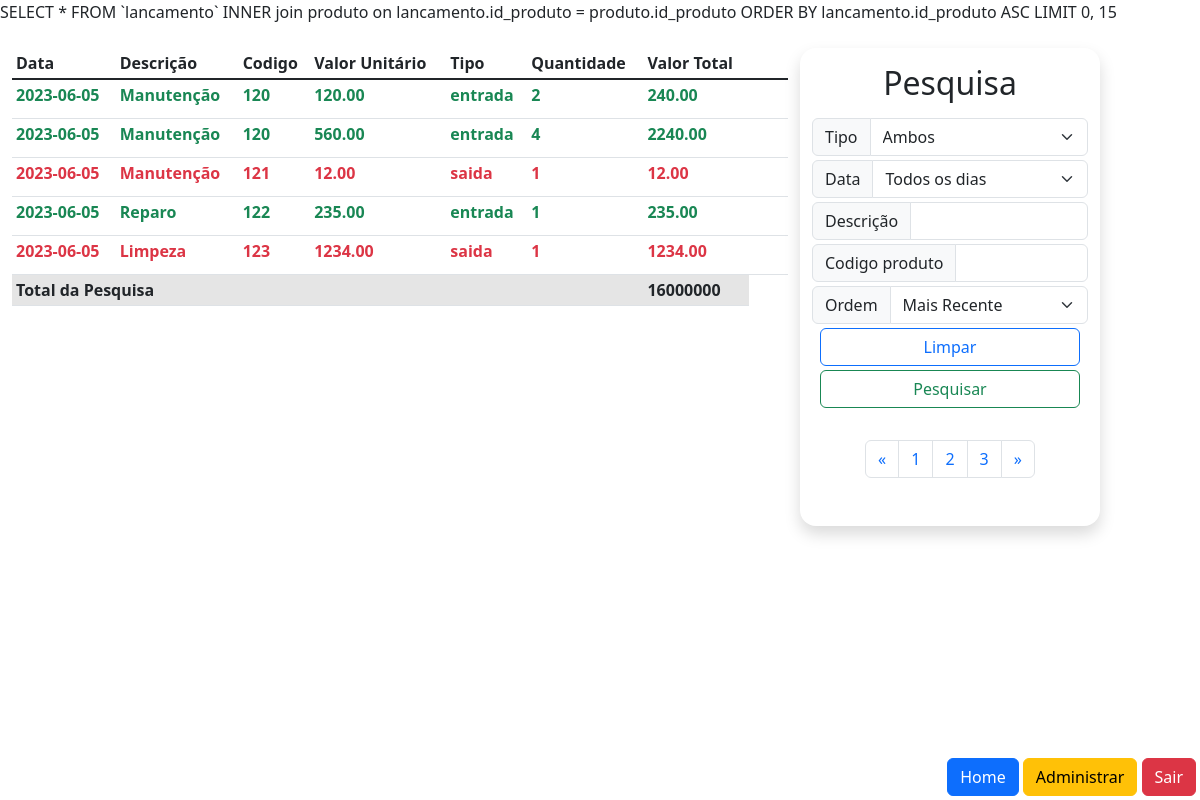
Screenshot of /contabilidade.php (signed in) with the database file from the repository.
### tables this page shows
CREATE TABLE `lancamento` (
  `id_lancamento` int(11) NOT NULL,
  `id_produto` int(11) NOT NULL,
  `id_usuario` int(11) NOT NULL,
  `quantidade` int(11) NOT NULL,
  `VT` double NOT NULL,
  `dia` datetime(6) NOT NULL
);

CREATE TABLE `produto` (
  `id_produto` int(11) NOT NULL,
  `descricao` varchar(255) NOT NULL,
  `tipo` varchar(20) DEFAULT NULL
);

### class/Conect.php (called while the page is built, shortened)
<?php
class Conexao {
    private $host = "localhost";
    private $usuario = "root";
    private $senha = "";
    private $banco = "livro-Caixa";
    public function conectar() {
        $this->conexao = new mysqli($this->host, $this->usuario, $this->senha, $this->banco);
    }
}
?>

### Controller/ContabilidadeController.php (called while the page is built, shortened)
<?php
class Pesquisa extends Lancamento{
     public function busca($tipo,$data,$descricao,$id_produto,$ordem,$pag)
     {
          if (!empty($tipo) || !empty($data) || !empty($descricao) || !empty($id) || !empty($id_produto) ) {
               $Stringbusca = "SELECT * FROM `lancamento` INNER join produto on lancamento.id_produto = produto.id_produto WHERE ";
          }else{
               $Stringbusca = "SELECT * FROM `lancamento` INNER join produto on lancamento.id_produto = produto.id_produto ";
          }
          switch($ordem){
               case 'ASC':
                    $Stringbusca .= " ORDER BY lancamento.id_produto ASC ";
                    break;
          }
          $Stringbusca .= "LIMIT ".($pag*15-15).", ".$pag*15;
          $consulta = $this->conexao->prepare($Stringbusca);
          $consulta->execute();
          $rows[0] = null;
           $resultado = $consulta->get_result();
           for ($i=0; $row = $resultado->fetch_assoc() ; $i++) {
            $rows[$i] = $row;
             }
          return $rows;
     }
}
?>

### contabilidade.php (the view, shortened to what this page needs)
<?php
include_once 'Controller/ContabilidadeController.php';
$p = new Pesquisa;
$pesquisa = $p->busca($_SESSION['pes_tipo'], $_SESSION['pes_data'], $_SESSION['pes_descricao'], $_SESSION['pes_id_produto'], $_SESSION['pes_ordem'], $_SESSION['pes_pag']);;
?>
<!DOCTYPE html>
<html lang="en">
<head>
	<link rel="stylesheet" type="text/css" href="css/bootstrap.min.css">
</head>
<body >
     <div class="container-fluid ">
          <div class="row">
          <div class="col-8">
               <div class="table-responsive">
				<table class="table w-100 p-3 my-4 table-sm table-hover"">
					<thead>
					<tr>
						<th>Data</th>
						<th>Descrição</th>
						<th>Codigo</th>
						<th>Valor Unitário</th>
						<th>Tipo</th>
						<th>Quantidade</th>
						<th>Valor Total</th>
					</tr>
					</thead>
					<tbody class="table-group-divider">
						<?php
							for ($i=0; isset($pesquisa[$i]) ; $i++) {
								switch($pesquisa[$i]['tipo']){
									case 'entrada':
										$cor = ' class="text-success">';
										break;
									case 'saida':
										$cor = ' class="text-danger">';
										break;
								}
							echo
							'<tr'.$cor.
							'<th>'.substr($pesquisa[$i]['dia'], 0, -15).'</th>
							<th>'.$pesquisa[$i]['descricao'].'</th>
							<th>'.$pesquisa[$i]['id_produto'].'</th>
							<th>'.number_format((float)($pesquisa[$i]['VT']/$pesquisa[$i]['quantidade']), 2, '.', '').'</th>
							<th>'.$pesquisa[$i]['tipo'].'</th>
							<th>'.$pesquisa[$i]['quantidade'].'</th>
							<th>'.number_format((float)$pesquisa[$i]['VT'], 2, '.', '').'</th>
							<th><form action="#"><input type="hidden" name="id_lancamento" value=""><button type="submit" class="btn"><i class="bi bi-trash-fill text-danger"></i></button></form></th>
							</tr>'
								;
							}
						?>
					</tbody>
					<tfoot>
						<tr class="text-start table-active">
							<th colspan="6">
								Total da Pesquisa
							</th>
							<th>16000000</th>
						</tr>
					</tfoot>
				</table>
			</div>
          </div>
          <div class="col-4 shadow border-1 my-4  w-25 rounded-4">
               <div class="my-3">
                    <form action="./contabilidade.php" method="POST">
				 <div class="text-center mb-3"> <span class="h2 tw-bold">Pesquisa</span></div>
					<div class="input-group mb-1">
						<span class="input-group-text">Tipo</span>
						<select name="p_tipo" id="" class="form-select">
							<option value="" selected>Ambos</option>
						</select>
					</div>
					<div class="input-group mb-1">
                              <span class="input-group-text">Data</span>
						<select name="p_data" id="" class="form-select">
							<option value="" selected>Todos os dias</option>
						</select>
					</div>
					<div class="input-group mb-1">
						<span class="input-group-text">Descrição</span>
						<input type="text" name="p_descricao" id="" class="form-control">
					</div>
					<div class="input-group mb-1">
						<span class="input-group-text">Codigo produto</span>
						<input type="text" name="p_codigo" id="" class="form-control">
					</div>
					<div class="input-group mb-1">
						<span class="input-group-text">Ordem</span>
						<select name="p_ordem" id="" class="form-select">
							<option value="ASC" selected>Mais Recente</option>
						</select>
					</div>
					<div class="row mx-2">
						<a href="#" class="btn btn-outline-primary mb-1">Limpar</a>
						<button type="submit" class="btn btn-outline-success ">Pesquisar</button>
					</div>
                    </form>
				<div class="row ">
					<div class="col-12  my-3">
						<nav aria-label="Page navigation ">
							<ul class="pagination justify-content-center">
							  <li class="page-item">
							    <a class="page-link" href="#" aria-label="Previous">
								 <span aria-hidden="true">&laquo;</span>
							    </a>
							  </li>
							  <li class="page-item"><a class="page-link" href="#">1</a></li>
							  <li class="page-item"><a class="page-link" href="#">2</a></li>
							  <li class="page-item"><a class="page-link" href="#">3</a></li>
							  <li class="page-item">
							    <a class="page-link" href="#" aria-label="Next">
								 <span aria-hidden="true">&raquo;</span>
							    </a>
							  </li>
							</ul>
						</nav>
					</div>
				</div>
			</div>
          </div>
          </div>
		<div class="row position-fixed fixed-bottom p-1" >
			<div class="col-12 text-end" >
				<a href="index.php" class="btn btn-primary">Home</a>
				<a href="adm.php" class="btn btn-warning">Administrar</a>
				<a href="#" class="btn btn-danger">Sair</a>
			</div>
		</div>
     </div>
</body>
</html>

### rows the page displays
lancamento: dia "2023-06-05", id_produto.descricao "Manutenção", id_produto.id_produto "120", $pesquisa[$i]['VT']/$pesquisa[$i]['quantidade'] "120.00", id_produto.tipo "entrada", quantidade "2", VT "240.00"
lancamento: dia "2023-06-05", id_produto.descricao "Manutenção", id_produto.id_produto "120", $pesquisa[$i]['VT']/$pesquisa[$i]['quantidade'] "560.00", id_produto.tipo "entrada", quantidade "4", VT "2240.00"
lancamento: dia "2023-06-05", id_produto.descricao "Manutenção", id_produto.id_produto "121", $pesquisa[$i]['VT']/$pesquisa[$i]['quantidade'] "12.00", id_produto.tipo "saida", quantidade "1", VT "12.00"
lancamento: dia "2023-06-05", id_produto.descricao "Reparo", id_produto.id_produto "122", $pesquisa[$i]['VT']/$pesquisa[$i]['quantidade'] "235.00", id_produto.tipo "entrada", quantidade "1", VT "235.00"
lancamento: dia "2023-06-05", id_produto.descricao "Limpeza", id_produto.id_produto "123", $pesquisa[$i]['VT']/$pesquisa[$i]['quantidade'] "1234.00", id_produto.tipo "saida", quantidade "1", VT "1234.00"
